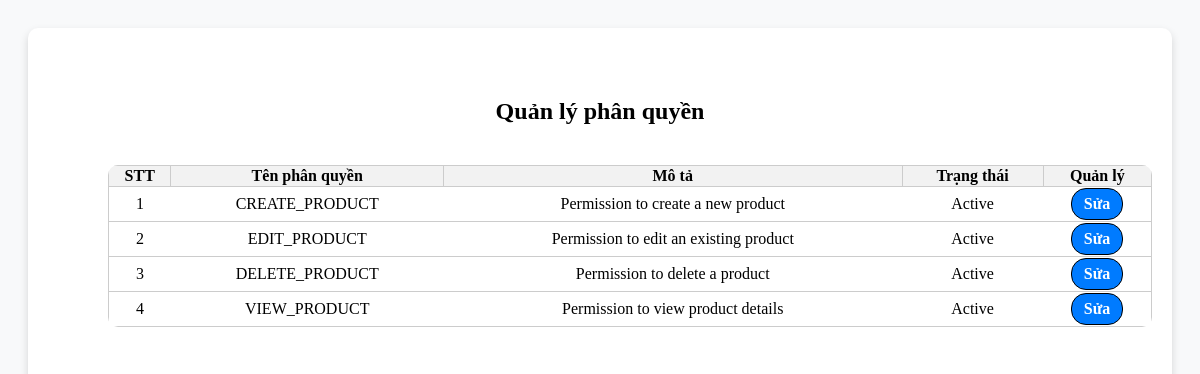
/FrontEnd/AdminUI/quanliphanquyen/lietkephanquyen.php, run on an earlier commit of the app's database.
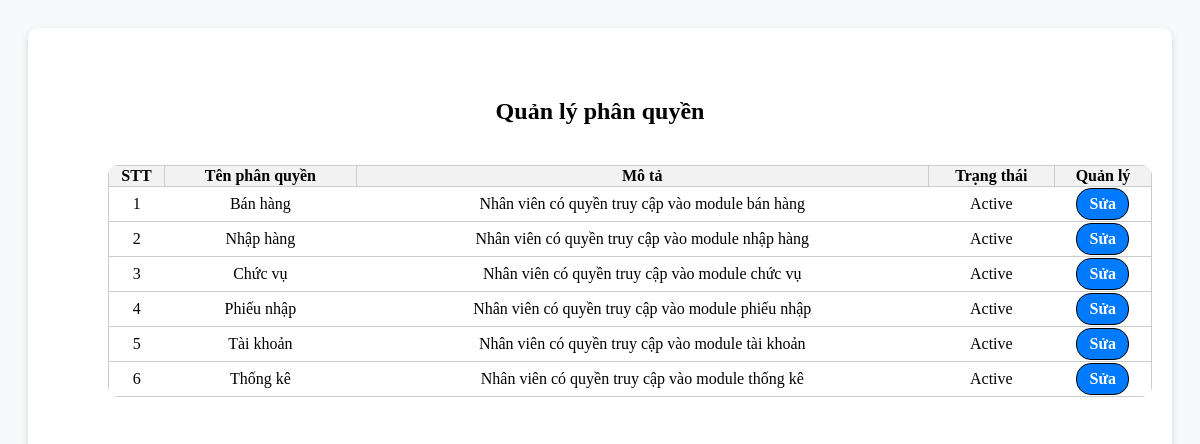
And on a later commit of the database.
### tables this page shows
CREATE TABLE if not exists permission (
    permission_id INT AUTO_INCREMENT PRIMARY KEY,
    permission_name VARCHAR(100) NOT NULL UNIQUE,
    permission_description TEXT,
    status_id INT,
        FOREIGN KEY (status_id) REFERENCES status(id)
        ON DELETE SET NULL
        ON UPDATE CASCADE
);

CREATE TABLE IF NOT EXISTS status (
    id INT AUTO_INCREMENT PRIMARY KEY,
    status_name VARCHAR(50) NOT NULL,
    status_description VARCHAR(255)
);

### FrontEnd/AdminUI/quanliphanquyen/lietkephanquyen.php (the view, shortened to what this page needs)
<?php
    $sql_permission = "SELECT p.permission_id,
                    p.permission_name,
                    p.permission_description,
                    st.status_name
                from permission p
                join status st on st.id = p.status_id
                ORDER BY p.permission_id ASC";
    $query_permission = mysqli_query($conn, $sql_permission);
?>
<div class="form">
    <div class="form-title">
        <h2>Quản lý phân quyền</h2>
    </div>
    <div class="form-content">
        <table>
            <tr>
                <th>STT</th>
                <th>Tên phân quyền</th>
                <th>Mô tả</th>
                <th>Trạng thái  </th>
                <th>Quản lý</th>
            </tr>
            <?php
                while($row = mysqli_fetch_array($query_permission)) {
            ?>
            <tr>
                <td><?= $row['permission_id'] ?></td>
                <td><?= $row['permission_name'] ?></td>
                <td><?= $row['permission_description'] ?></td>
                <td><?= $row['status_name'] ?></td>
                <td>
                    <a class ="edit" href="index.php?action=quanliphanquyen&query=sua&id=<?= $row['permission_id'] ?>">Sửa</a>
                </td>
            </tr>
            <?php
                }
            ?>
        </table>
    </div>
</div>

### FrontEnd/AdminUI/quanliphanquyen/lietkephanquyen.php (style rules this page uses)
.form { width: 100%; background: white; padding: 50px; border-radius: 10px; box-shadow: 0 4px 8px rgba(0, 0, 0, 0.15); }
.form-title { width: auto; text-align: center; }
.form-content { background-color: white; border-radius: 20px; width: 100%; margin: 10px; padding: 20px; }
table { width: 100%; border-collapse: collapse; background: white; border-radius: 10px; overflow: hidden; }
tr, th { border: 1px solid #ccc; }
th { background-color: #f2f2f2; }
td { background-color: white; text-align: center; }
.active, .inactive, .edit { display: inline-block; padding: 5px 10px; text-decoration: none; color: white; border: 1px solid black; border-radius: 15px; transition: background-color 0.3s; padding: 6px 12px; }
.inactive, .active, .edit { cursor: pointer; }
.edit { background: #007bff; color: white; font-weight: bold; }

What changed in the data, as far as the page shows it:
changed permission id 1: permission_name "CREATE_PRODUCT" → "Bán hàng"; permission_description "Permission to create a new product" → "Nhân viên có quyền truy cập vào module bán hàng"
changed permission id 2: permission_name "EDIT_PRODUCT" → "Nhập hàng"; permission_description "Permission to edit an existing product" → "Nhân viên có quyền truy cập vào module nhập hàng"
changed permission id 3: permission_name "DELETE_PRODUCT" → "Chức vụ"; permission_description "Permission to delete a product" → "Nhân viên có quyền truy cập vào module chức vụ"
changed permission id 4: permission_name "VIEW_PRODUCT" → "Phiếu nhập"; permission_description "Permission to view product details" → "Nhân viên có quyền truy cập vào module phiếu nhập"
added permission: permission_id "5", permission_name "Tài khoản", permission_description "Nhân viên có quyền truy cập vào module tài khoản", status.status_name "Active"
added permission: permission_id "6", permission_name "Thống kê", permission_description "Nhân viên có quyền truy cập vào module thống kê", status.status_name "Active"
